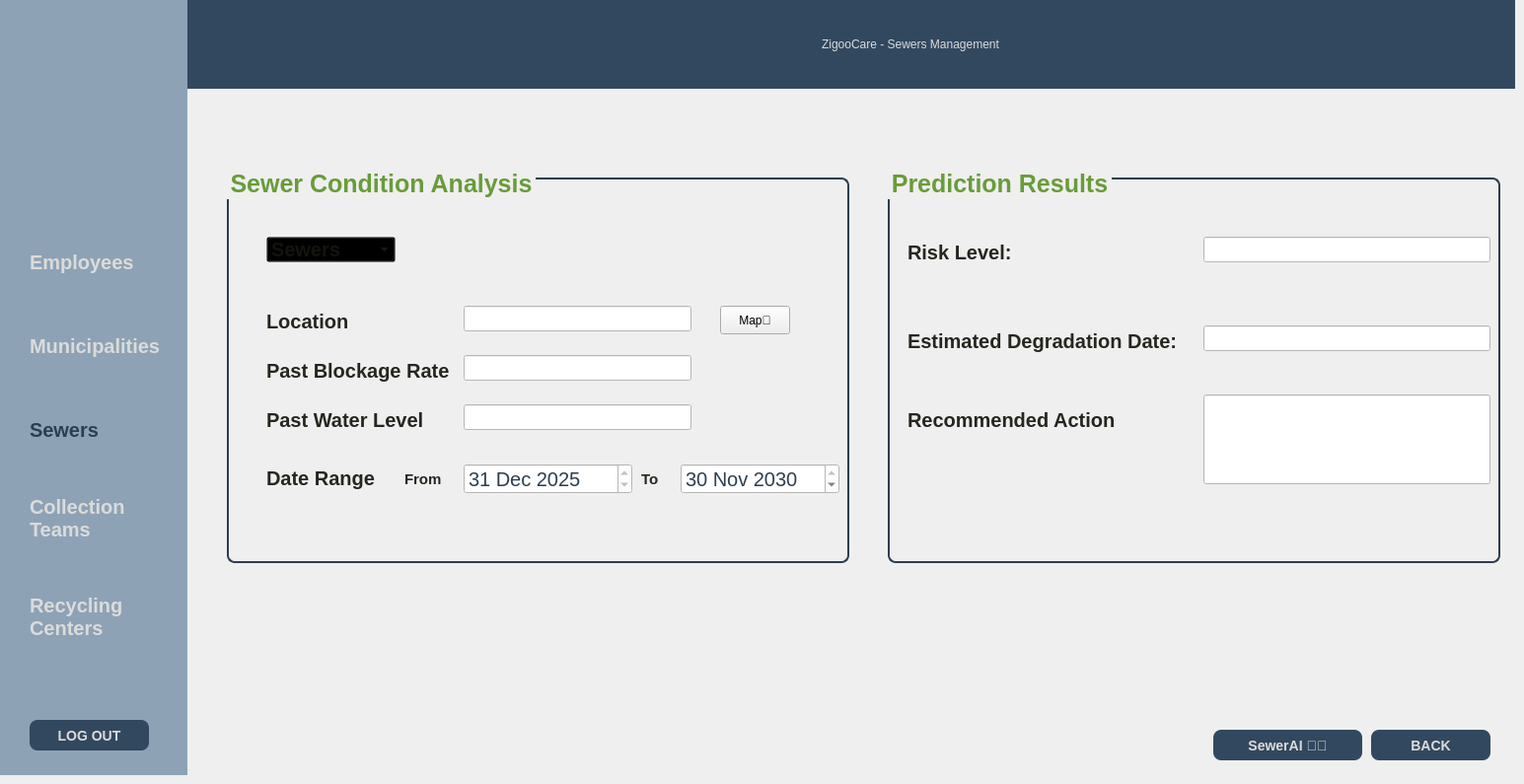
      <widget class="QWidget" name="page3_PredictIQ_S3">
       <widget class="QGroupBox" name="GroupBox_Resultspred_S3">
        <property name="geometry">
         <rect>
          <x>900</x>
          <y>170</y>
          <width>621</width>
          <height>401</height>
         </rect>
        </property>
        <property name="styleSheet">
         <string notr="true">QGroupBox {
	background-color: transparent;
	color: rgb(104, 156, 58);
	font:bold;
	font-size:25px;
    border: 2px solid #2c3e50;
    border-radius: 8px;
    margin-top: 10px;
}</string>
        </property>
        <property name="title">
         <string>Prediction Results</string>
        </property>
        <widget class="QLineEdit" name="lblRisk_S3">
         <property name="geometry">
          <rect>
           <x>320</x>
           <y>70</y>
           <width>291</width>
           <height>26</height>
          </rect>
         </property>
         <property name="styleSheet">
          <string notr="true">font-size:12px;
font-weight: normal;    
color: #2c3e50;
background-color: white;</string>
         </property>
         <property name="text">
          <string/>
         </property>
         <property name="readOnly">
          <bool>true</bool>
         </property>
        </widget>
        <widget class="QLineEdit" name="lblDate_S3">
         <property name="geometry">
          <rect>
           <x>320</x>
           <y>160</y>
           <width>291</width>
           <height>26</height>
          </rect>
         </property>
         <property name="styleSheet">
          <string notr="true">font-size:12px;
font-weight: normal;    
color: #2c3e50;
background-color: white;</string>
         </property>
         <property name="text">
          <string/>
         </property>
         <property name="readOnly">
          <bool>true</bool>
         </property>
        </widget>
        <widget class="QLineEdit" name="lblrecommendedA_S3">
         <property name="geometry">
          <rect>
           <x>320</x>
           <y>230</y>
           <width>291</width>
           <height>91</height>
          </rect>
         </property>
         <property name="styleSheet">
          <string notr="true">font-size:12px;
font-weight: normal;    
color: #2c3e50;
background-color: white;</string>
         </property>
         <property name="text">
          <string/>
         </property>
         <property name="readOnly">
          <bool>true</bool>
         </property>
        </widget>
        <widget class="QLabel" name="txtRecommendation&#10;_S3">
         <property name="geometry">
          <rect>
           <x>20</x>
           <y>230</y>
           <width>221</width>
           <height>51</height>
          </rect>
         </property>
         <property name="styleSheet">
          <string notr="true">color: #25261e;
font:bold;
font-size:20px;
background: transparent;</string>
         </property>
         <property name="text">
          <string>Recommended Action</string>
         </property>
         <property name="wordWrap">
          <bool>true</bool>
         </property>
        </widget>
        <widget class="QLabel" name="label_RiskLevel_S3">
         <property name="geometry">
          <rect>
           <x>20</x>
           <y>70</y>
           <width>151</width>
           <height>31</height>
          </rect>
         </property>
         <property name="styleSheet">
          <string notr="true">color: #25261e;
font:bold;
font-size:20px;
background: transparent;</string>
         </property>
         <property name="text">
          <string>Risk Level: </string>
         </property>
        </widget>
        <widget class="QLabel" name="label_esdate_S3">
         <property name="geometry">
          <rect>
           <x>20</x>
           <y>160</y>
           <width>271</width>
           <height>31</height>
          </rect>
         </property>
         <property name="styleSheet">
          <string notr="true">color: #25261e;
font:bold;
font-size:20px;
background: transparent;</string>
         </property>
         <property name="text">
          <string>Estimated Degradation Date:</string>
         </property>
        </widget>
       </widget>
       <widget class="QGroupBox" name="GroupBox_Historic_S3">
        <property name="geometry">
         <rect>
          <x>230</x>
          <y>170</y>
          <width>631</width>
          <height>401</height>
         </rect>
        </property>
        <property name="styleSheet">
         <string notr="true">QGroupBox {
	background-color: transparent;
	color: rgb(104, 156, 58);
	font:bold;
	font-size:25px;
    border: 2px solid #2c3e50;
    border-radius: 8px;
    margin-top: 10px;
}</string>
        </property>
        <property name="title">
         <string>Sewer Condition Analysis</string>
        </property>
        <widget class="QLineEdit" name="leLocation_S3">
         <property name="geometry">
          <rect>
           <x>240</x>
           <y>140</y>
           <width>231</width>
           <height>26</height>
          </rect>
         </property>
         <property name="styleSheet">
          <string notr="true">font-size:12px;
font-weight: normal;    
color: #2c3e50;
background-color: white;</string>
         </property>
         <property name="text">
          <string/>
         </property>
         <property name="readOnly">
          <bool>true</bool>
         </property>
        </widget>
        <widget class="QLineEdit" name="lePastBlockage_S3">
         <property name="geometry">
          <rect>
           <x>240</x>
           <y>190</y>
           <width>231</width>
           <height>26</height>
          </rect>
         </property>
         <property name="styleSheet">
          <string notr="true">font-size:12px;
font-weight: normal;    
color: #2c3e50;
background-color: white;</string>
         </property>
         <property name="text">
          <string/>
         </property>
         <property name="readOnly">
          <bool>true</bool>
         </property>
        </widget>
        <widget class="QLineEdit" name="lePastWater_S3">
         <property name="geometry">
          <rect>
           <x>240</x>
           <y>240</y>
           <width>231</width>
           <height>26</height>
          </rect>
         </property>
         <property name="styleSheet">
          <string notr="true">font-size:12px;
font-weight: normal;    
color: #2c3e50;
background-color: white;</string>
         </property>
         <property name="text">
          <string/>
         </property>
         <property name="readOnly">
          <bool>true</bool>
         </property>
        </widget>
        <widget class="QLabel" name="label_Pastblockage_S3">
         <property name="geometry">
          <rect>
           <x>40</x>
           <y>190</y>
           <width>201</width>
           <height>31</height>
          </rect>
         </property>
         <property name="styleSheet">
          <string notr="true">color: #25261e;
font:bold;
font-size:20px;
background: transparent;</string>
         </property>
         <property name="text">
          <string>Past Blockage Rate</string>
         </property>
        </widget>
        <widget class="QLabel" name="label_Location_S3">
         <property name="geometry">
          <rect>
           <x>40</x>
           <y>140</y>
           <width>141</width>
           <height>31</height>
          </rect>
         </property>
         <property name="styleSheet">
          <string notr="true">color: #25261e;
font:bold;
font-size:20px;
background: transparent;</string>
         </property>
         <property name="text">
          <string>Location</string>
         </property>
        </widget>
        <widget class="QLabel" name="label_WaterLevel_S3">
         <property name="geometry">
          <rect>
           <x>40</x>
           <y>240</y>
           <width>181</width>
           <height>31</height>
          </rect>
         </property>
         <property name="styleSheet">
          <string notr="true">color: #25261e;
font:bold;
font-size:20px;
background: transparent;</string>
         </property>
         <property name="text">
          <string>Past Water Level</string>
         </property>
        </widget>
        <widget class="QLabel" name="label_date_S3">
         <property name="geometry">
          <rect>
           <x>40</x>
           <y>300</y>
           <width>121</width>
           <height>30</height>
          </rect>
         </property>
         <property name="styleSheet">
          <string notr="true">color: #25261e;
font:bold;
font-size:20px;
background: transparent;</string>
         </property>
         <property name="text">
          <string>Date Range</string>
         </property>
        </widget>
        <widget class="QDateEdit" name="dateEdit_S3">
         <property name="geometry">
          <rect>
           <x>240</x>
           <y>300</y>
           <width>171</width>
           <height>31</height>
          </rect>
         </property>
         <property name="styleSheet">
          <string notr="true">font-size:20px;
font-weight: normal;    
color: #2c3e50;
background-color: white;</string>
         </property>
         <property name="dateTime">
          <datetime>
           <hour>8</hour>
           <minute>0</minute>
           <second>0</second>
           <year>2025</year>
           <month>12</month>
           <day>31</day>
          </datetime>
         </property>
         <property name="minimumDateTime">
          <datetime>
           <hour>8</hour>
           <minute>0</minute>
           <second>0</second>
           <year>2025</year>
           <month>12</month>
           <day>31</day>
          </datetime>
         </property>
        </widget>
        <widget class="QDateEdit" name="dateEdit_to_S3">
         <property name="geometry">
          <rect>
           <x>460</x>
           <y>300</y>
           <width>161</width>
           <height>31</height>
          </rect>
         </property>
         <property name="styleSheet">
          <string notr="true">font-size:20px;
font-weight: normal;    
color: #2c3e50;
background-color: white;</string>
         </property>
         <property name="dateTime">
          <datetime>
           <hour>8</hour>
           <minute>0</minute>
           <second>0</second>
           <year>2030</year>
           <month>11</month>
           <day>30</day>
          </datetime>
         </property>
        </widget>
        <widget class="QLabel" name="label_From_S3">
         <property name="geometry">
          <rect>
           <x>180</x>
           <y>300</y>
           <width>51</width>
           <height>31</height>
          </rect>
         </property>
         <property name="styleSheet">
          <string notr="true">color: #25261e;
font:bold;
font-size:15px;
background: transparent;</string>
         </property>
         <property name="text">
          <string>From</string>
         </property>
        </widget>
        <widget class="QLabel" name="label_To_S3">
         <property name="geometry">
          <rect>
           <x>420</x>
           <y>300</y>
           <width>31</width>
           <height>31</height>
          </rect>
         </property>
         <property name="styleSheet">
          <string notr="true">color: #25261e;
font:bold;
font-size:15px;
background: transparent;</string>
         </property>
         <property name="text">
          <string>To</string>
         </property>
        </widget>
        <widget class="QComboBox" name="comboBoxSewerID_S3">
         <property name="geometry">
          <rect>
           <x>40</x>
           <y>70</y>
           <width>131</width>
           <height>26</height>
          </rect>
         </property>
         <property name="styleSheet">
          <string notr="true">color: #25261e;
font:bold;
font-size:20px;
background: transparent;</string>
         </property>
         <property name="placeholderText">
          <string>Sewers</string>
         </property>
        </widget>
        <widget class="QPushButton" name="toolButtonMap_S3">
         <property name="geometry">
          <rect>
           <x>500</x>
           <y>140</y>
           <width>71</width>
           <height>29</height>
          </rect>
         </property>
         <property name="text">
          <string>Map📍</string>
         </property>
        </widget>
       </widget>
       <widget class="QWidget" name="widget_module_S3" native="true">
        <property name="geometry">
         <rect>
          <x>190</x>
          <y>0</y>
          <width>1346</width>
          <height>90</height>
         </rect>
        </property>
        <property name="styleSheet">
         <string notr="true">background-color: #32485F;</string>
        </property>
        <widget class="QLabel" name="label_module_S3">
         <property name="geometry">
          <rect>
           <x>60</x>
           <y>0</y>
           <width>1346</width>
           <height>90</height>
          </rect>
         </property>
         <property name="styleSheet">
          <string notr="true">font: 700 25pt;
color: rgb(219, 219, 217);</string>
         </property>
         <property name="text">
          <string>ZigooCare - Sewers Management</string>
         </property>
         <property name="alignment">
          <set>Qt::AlignmentFlag::AlignCenter</set>
         </property>
        </widget>
       </widget>
       <widget class="QWidget" name="widget_sidebar_S3" native="true">
        <property name="geometry">
         <rect>
          <x>0</x>
          <y>0</y>
          <width>190</width>
          <height>786</height>
         </rect>
        </property>
        <property name="styleSheet">
         <string notr="true">background-color: #8DA2B5;</string>
        </property>
        <widget class="QPushButton" name="pushButton_logout_S3">
         <property name="geometry">
          <rect>
           <x>30</x>
           <y>730</y>
           <width>121</width>
           <height>31</height>
          </rect>
         </property>
         <property name="styleSheet">
          <string notr="true">QPushButton {
	background-color: #32485F;
    color: #DBDBD9;
    font-size: 14px;
    font-weight: bold;
    border: none;
    border-radius: 8px;             
    padding: 8px 16px;
}

QPushButton:hover {
    background-color: #E53935;
}

QPushButton:pressed {
    background-color: #B71C1C;
}

QPushButton:disabled {
    background-color: #BDBDBD;     
    color: #757575;
}
</string>
         </property>
         <property name="text">
          <string>LOG OUT</string>
         </property>
        </widget>
        <widget class="QLabel" name="label_logo_S3">
         <property name="geometry">
          <rect>
           <x>20</x>
           <y>40</y>
           <width>151</width>
           <height>151</height>
          </rect>
         </property>
         <property name="text">
          <string/>
         </property>
         <property name="pixmap">
          <pixmap resource="resources.qrc">:/images/logo_untitled.png</pixmap>
         </property>
         <property name="scaledContents">
          <bool>true</bool>
         </property>
        </widget>
        <widget class="QPushButton" name="pushButton_employee_S3">
         <property name="geometry">
          <rect>
           <x>30</x>
           <y>250</y>
           <width>111</width>
           <height>31</height>
          </rect>
         </property>
         <property name="styleSheet">
          <string notr="true">QPushButton {
    background-color: transparent;
    border: none;
    font-weight: bold;
    color: #DBDBD9;
	text-align:left;
	font-size:20px;
}

QPushButton:hover {
    color: #2c3e50;
}

</string>
         </property>
         <property name="text">
          <string>Employees</string>
         </property>
        </widget>
        <widget class="QPushButton" name="pushButton_municipality_S3">
         <property name="geometry">
          <rect>
           <x>30</x>
           <y>330</y>
           <width>141</width>
           <height>41</height>
          </rect>
         </property>
         <property name="styleSheet">
          <string notr="true">QPushButton {
    background-color: transparent;
    border: none;
    font-weight: bold;
    color: #DBDBD9;
	text-align:left;
	font-size:20px;
}

QPushButton:hover {
    color: #2c3e50;
}

</string>
         </property>
         <property name="text">
          <string>Municipalities  </string>
         </property>
        </widget>
        <widget class="QPushButton" name="pushButton_sewer_S3">
         <property name="geometry">
          <rect>
           <x>30</x>
           <y>420</y>
           <width>81</width>
           <height>31</height>
          </rect>
         </property>
         <property name="styleSheet">
          <string notr="true">QPushButton {
    background-color: transparent;
    border: none;
    font-weight: bold;
    color: #2c3e50;
	text-align:left;
	font-size:20px;
}</string>
         </property>
         <property name="text">
          <string>Sewers</string>
         </property>
        </widget>
        <widget class="QPushButton" name="pushButton_team_S3">
         <property name="geometry">
          <rect>
           <x>30</x>
           <y>500</y>
           <width>101</width>
           <height>51</height>
          </rect>
         </property>
         <property name="styleSheet">
          <string notr="true">QPushButton {
    background-color: transparent;
    border: none;
    font-weight: bold;
    color: #DBDBD9;
	text-align:left;
	font-size:20px;
}

QPushButton:hover {
    color: #2c3e50;
}

</string>
         </property>
         <property name="text">
          <string>Collection
Teams</string>
         </property>
        </widget>
        <widget class="QPushButton" name="pushButton_center_S3">
         <property name="geometry">
          <rect>
           <x>30</x>
           <y>600</y>
           <width>101</width>
           <height>51</height>
          </rect>
         </property>
         <property name="styleSheet">
          <string notr="true">QPushButton {
    background-color: transparent;
    border: none;
    font-weight: bold;
    color: #DBDBD9;
	text-align:left;
	font-size:20px;
}

QPushButton:hover {
    color: #2c3e50;
}</string>
         </property>
         <property name="text">
          <string>Recycling
Centers  </string>
         </property>
        </widget>
       </widget>
       <widget class="QPushButton" name="pushButton_back_S3">
        <property name="geometry">
         <rect>
          <x>1390</x>
          <y>740</y>
          <width>121</width>
          <height>31</height>
         </rect>
        </property>
        <property name="styleSheet">
         <string notr="true">QPushButton {
	background-color: #32485F;
    color: #DBDBD9;
    font-size: 14px;
    font-weight: bold;
    border: none;
    border-radius: 8px;             
    padding: 8px 16px;
}

QPushButton:hover {
    background-color: #E53935;
}

QPushButton:pressed {
    background-color: #B71C1C;
}

QPushButton:disabled {
    background-color: #BDBDBD;     
    color: #757575;
}
</string>
        </property>
        <property name="text">
         <string>BACK</string>
        </property>
       </widget>
       <widget class="QPushButton" name="pushButton_SewerAI_S3">
        <property name="geometry">
         <rect>
          <x>1230</x>
          <y>740</y>
          <width>151</width>
          <height>31</height>
         </rect>
        </property>
        <property name="styleSheet">
         <string notr="true">QPushButton {
	background-color: #32485F;
    color: #DBDBD9;
    font-size: 14px;
    font-weight: bold;
    border: none;
    border-radius: 8px;             
    padding: 8px 16px;
}

QPushButton:hover {
    background-color: #E53935;
}

QPushButton:pressed {
    background-color: #B71C1C;
}

QPushButton:disabled {
    background-color: #BDBDBD;     
    color: #757575;
}
</string>
        </property>
        <property name="text">
         <string>SewerAI 🚿🚰</string>
        </property>
       </widget>
      </widget>
